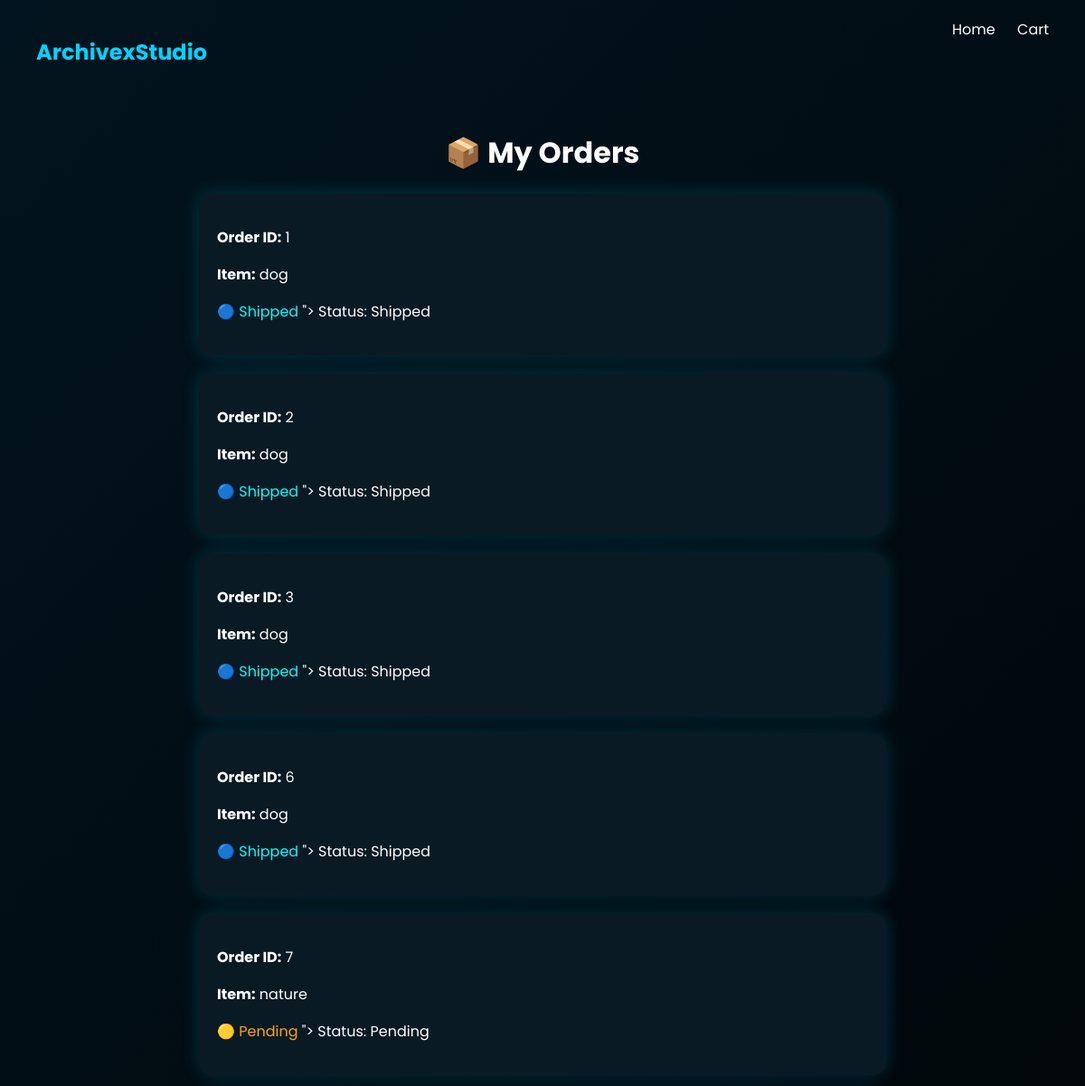
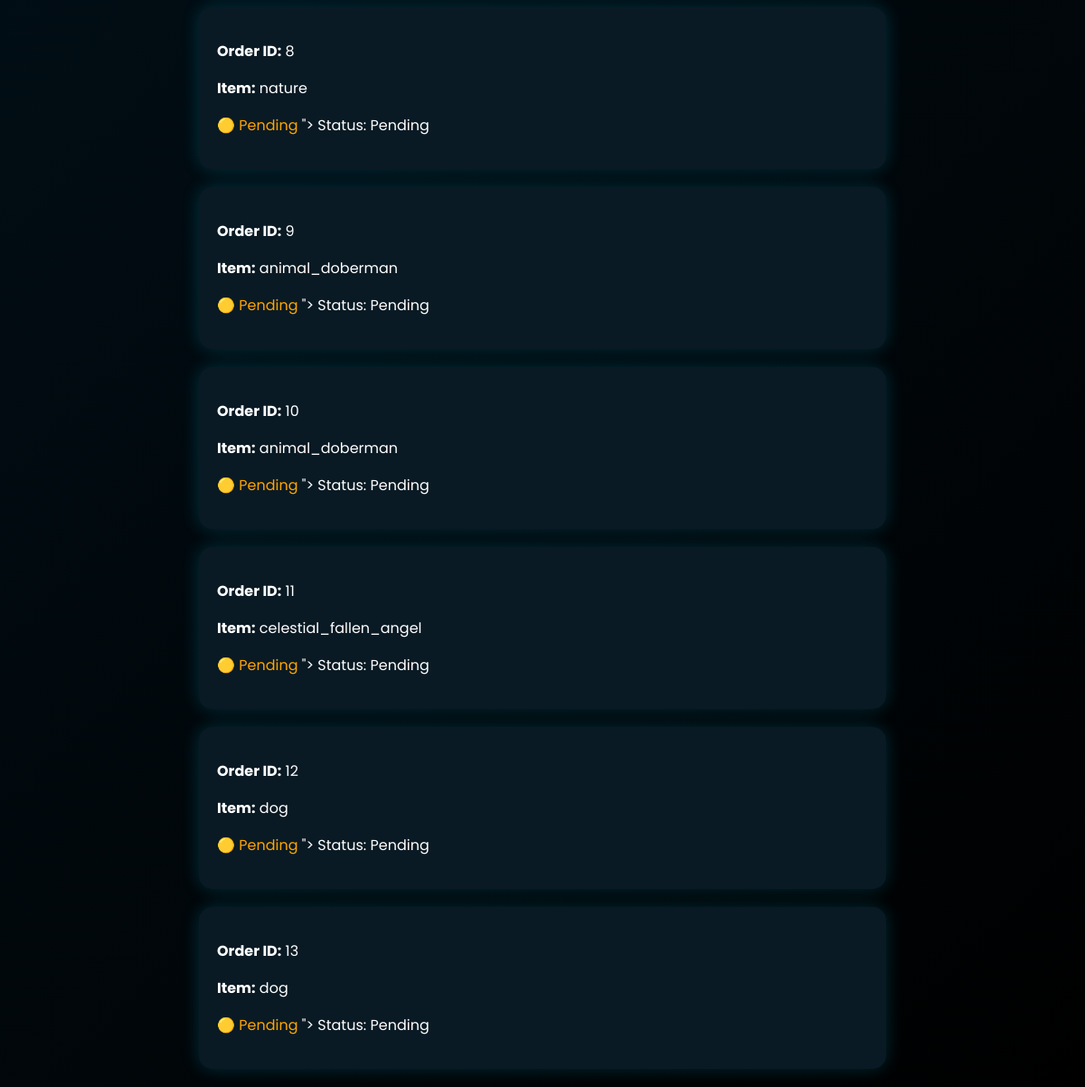
/my_orders (signed in), run on the app's committed database (2 pictures, top to bottom).
### tables this page shows
CREATE TABLE orders (
        id INTEGER PRIMARY KEY AUTOINCREMENT,
        username TEXT,
        item TEXT,
        name TEXT,
        phone TEXT,
        address TEXT,
        payment TEXT,
        status TEXT
    );

### main.py (the view)
@app.route('/my_orders')
def my_orders():
    if 'user' not in session:
        return redirect('/login')
    conn = sqlite3.connect('database.db')
    cursor = conn.cursor()
    cursor.execute("SELECT * FROM orders WHERE username=?", (session['user'],))
    orders = cursor.fetchall()
    conn.close()
    return render_template('my_orders.html', orders=orders)

### templates/my_orders.html (shortened to what this page needs)
<!DOCTYPE html>
<html lang="en">
<head>
</head>
<body>
<div class="navbar">
    <h2>ArchivexStudio</h2>
    <div>
        <a href="/dashboard">Home</a>
        <a href="/cart">Cart</a>
    </div>
</div>
<h1>📦 My Orders</h1>
<div class="order-container">
{% for order in orders %}
<div class="order-card">
<p><b>Order ID:</b> {{ order[0] }}</p>
<p><b>Item:</b> {{ order[2] }}</p>
{% if order[7] == 'Pending' %}
<span style="color: orange;">🟡 Pending</span>
{% elif order[7] == 'Shipped' %}
<span style="color: cyan;">🔵 Shipped</span>
{% else %}
<span style="color: lime;">🟢 Delivered</span>
{% endif %}
    ">
        Status: {{ order[7] }}
</div>
{% endfor %}
</div>
</body>
</html>

### templates/my_orders.html (style rules this page uses)
body { margin: 0; font-family: 'Poppins', sans-serif; background: linear-gradient(135deg, #02141f, #000000); color: white; }
.navbar { display: flex; justify-content: space-between; padding: 20px 40px; }
.navbar h2 { color: #00d4ff; }
.navbar a { color: white; margin-left: 20px; text-decoration: none; }
h1 { text-align: center; margin-top: 30px; }
.order-container { max-width: 800px; margin: auto; }
.order-card { background: #0a1a24; padding: 20px; border-radius: 15px; margin: 20px; box-shadow: 0 0 20px rgba(0, 212, 255, 0.2); transition: 0.3s; }

### data on the page
orders: id "1", item "dog", shows "🔵 Shipped", status "Shipped"
orders: id "2", item "dog", shows "🔵 Shipped", status "Shipped"
orders: id "3", item "dog", shows "🔵 Shipped", status "Shipped"
orders: id "6", item "dog", shows "🔵 Shipped", status "Shipped"
orders: id "7", item "nature", shows "🟡 Pending", status "Pending"
orders: id "8", item "nature", shows "🟡 Pending", status "Pending"
orders: id "9", item "animal_doberman", shows "🟡 Pending", status "Pending"
orders: id "10", item "animal_doberman", shows "🟡 Pending", status "Pending"
orders: id "11", item "celestial_fallen_angel", shows "🟡 Pending", status "Pending"
orders: id "12", item "dog", shows "🟡 Pending", status "Pending"
orders: id "13", item "dog", shows "🟡 Pending", status "Pending"
